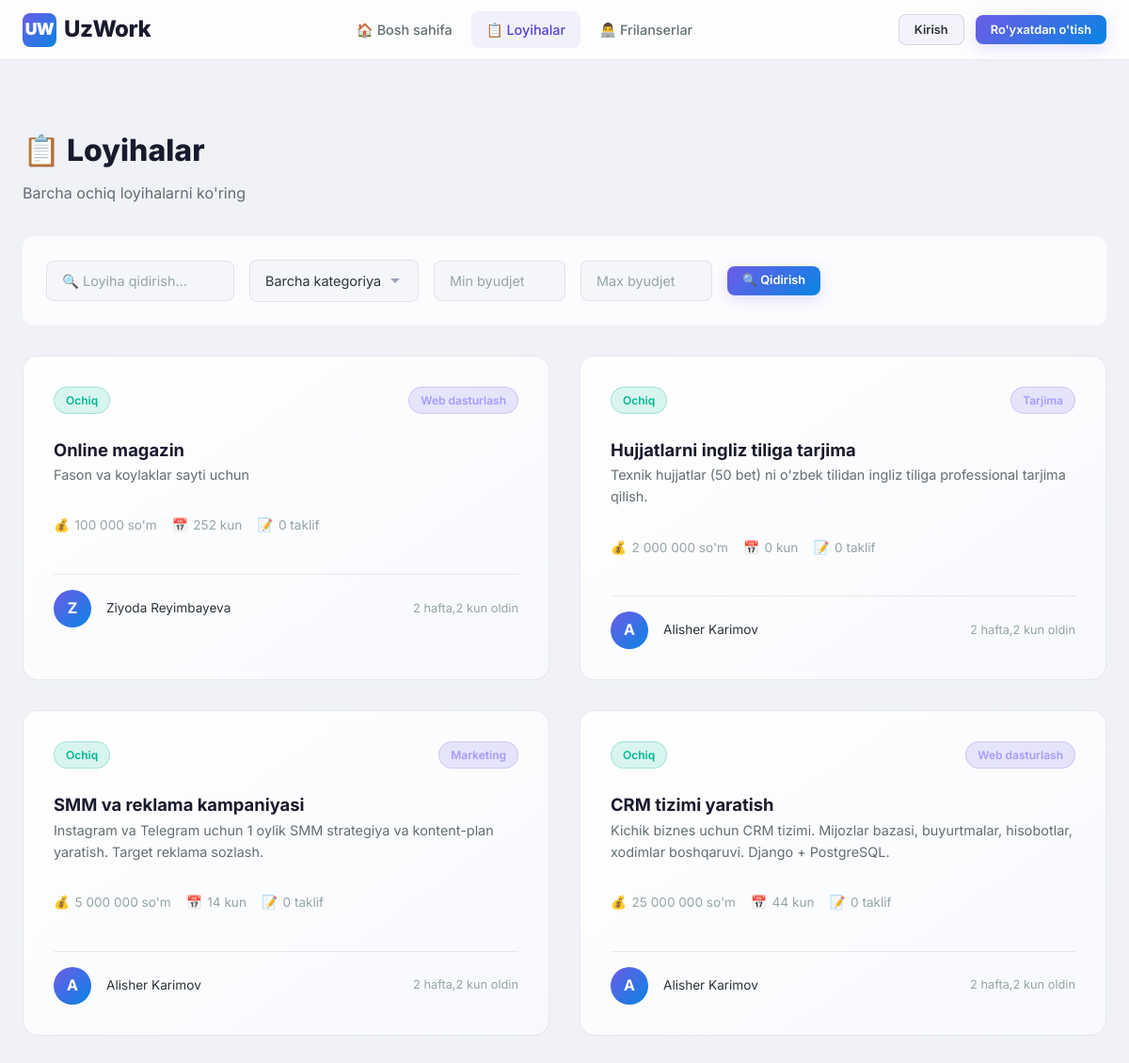
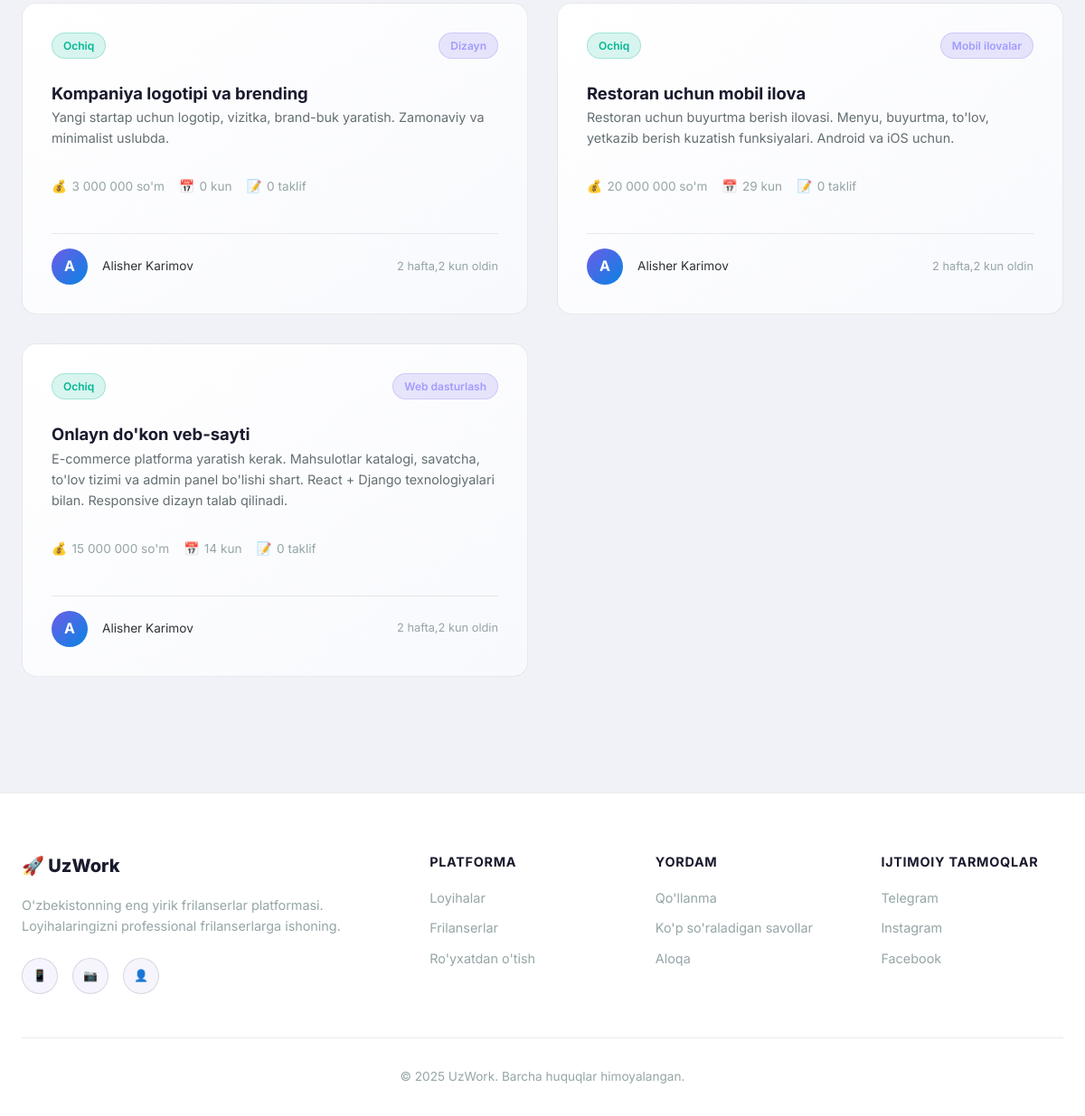
/projects/, run on the app's committed database (2 pictures, top to bottom).
### projects/models.py (models this page shows, shortened)
class Project(models.Model):
    STATUS_CHOICES = (
        ('open', 'Ochiq'),
        ('in_progress', 'Jarayonda'),
        ('completed', 'Yakunlangan'),
        ('cancelled', 'Bekor qilingan'),
    )
    title = models.CharField(max_length=200, verbose_name="Loyiha nomi")
    description = models.TextField(verbose_name="Tavsif")
    client = models.ForeignKey(
        settings.AUTH_USER_MODEL, on_delete=models.CASCADE,
        related_name='client_projects', verbose_name="Buyurtmachi"
    )
    category = models.ForeignKey(
        Category, on_delete=models.SET_NULL, null=True, blank=True,
        related_name='projects', verbose_name="Kategoriya"
    )
    budget = models.DecimalField(max_digits=12, decimal_places=0, verbose_name="Byudjet (so'm)")
    deadline = models.DateField(verbose_name="Muddat")
    status = models.CharField(max_length=20, choices=STATUS_CHOICES, default='open', verbose_name="Holat")
    assigned_freelancer = models.ForeignKey(
        settings.AUTH_USER_MODEL, on_delete=models.SET_NULL,
        null=True, blank=True, related_name='assigned_projects',
        verbose_name="Tanlangan frilanser"
    )
    created_at = models.DateTimeField(auto_now_add=True, verbose_name="Yaratilgan sana")
    updated_at = models.DateTimeField(auto_now=True, verbose_name="Yangilangan sana")
    class Meta:
        verbose_name = "Loyiha"
        verbose_name_plural = "Loyihalar"
        ordering = ['-created_at']
    @property
    def proposals_count(self):
        return self.proposals.count()
    @property
    def days_left(self):
        delta = self.deadline - timezone.now().date()
        return max(delta.days, 0)

class Category(models.Model):
    name = models.CharField(max_length=100, verbose_name="Kategoriya nomi")
    slug = models.SlugField(unique=True)
    icon = models.CharField(max_length=50, blank=True, help_text="CSS icon class")
    class Meta:
        verbose_name = "Kategoriya"
        verbose_name_plural = "Kategoriyalar"

### accounts/models.py (models this page shows, shortened)
class User(AbstractUser):
    ROLE_CHOICES = (
        ('client', 'Buyurtmachi'),
        ('freelancer', 'Frilanser'),
        ('admin', 'Administrator'),
    )
    role = models.CharField(max_length=20, choices=ROLE_CHOICES, default='client', verbose_name="Rol")
    phone = models.CharField(max_length=20, blank=True, verbose_name="Telefon raqam")
    avatar = models.ImageField(upload_to='avatars/', blank=True, null=True, verbose_name="Profil rasmi")
    bio = models.TextField(blank=True, verbose_name="O'zi haqida")
    skills = models.CharField(max_length=500, blank=True, verbose_name="Ko'nikmalar",
                              help_text="Vergul bilan ajrating: masalan, Python, Django, JavaScript")
    location = models.CharField(max_length=100, blank=True, verbose_name="Joylashuv")
    portfolio_url = models.URLField(blank=True, verbose_name="Portfolio havolasi")
    date_joined_display = models.DateTimeField(auto_now_add=True, verbose_name="Ro'yxatdan o'tgan sana")
    class Meta:
        verbose_name = "Foydalanuvchi"
        verbose_name_plural = "Foydalanuvchilar"

### projects/views.py (the view)
# urls.py: path('', views.project_list, name='project_list'),
def project_list(request):
    projects = Project.objects.filter(status='open').select_related('client', 'category')
    categories = Category.objects.all()
    query = request.GET.get('q', '')
    category_slug = request.GET.get('category', '')
    min_budget = request.GET.get('min_budget', '')
    max_budget = request.GET.get('max_budget', '')
    if query:
        projects = projects.filter(
            Q(title__icontains=query) | Q(description__icontains=query)
        )
    if category_slug:
        projects = projects.filter(category__slug=category_slug)
    if min_budget:
        projects = projects.filter(budget__gte=min_budget)
    if max_budget:
        projects = projects.filter(budget__lte=max_budget)
    context = {
        'projects': projects,
        'categories': categories,
        'query': query,
        'category_slug': category_slug,
        'min_budget': min_budget,
        'max_budget': max_budget,
    }
    return render(request, 'projects/list.html', context)

### templates/projects/list.html (shortened to what this page needs)
{% extends 'base.html' %}
{% load humanize %}
{% block content %}
<div class="page-header">
    <div class="container">
        <div class="d-flex justify-between align-center flex-wrap gap-1">
            <div>
                <h1 style="animation: fadeInUp 0.5s ease both;">📋 Loyihalar</h1>
                <p style="animation: fadeInUp 0.5s ease 0.1s both;">Barcha ochiq loyihalarni ko'ring</p>
            </div>
        </div>
    </div>
</div>
<div class="container" style="padding-bottom: var(--space-3xl);">
    <form method="get" class="filters-bar glass reveal">
        <input type="text" name="q" value="{{ query }}" class="form-input search-input" placeholder="🔍 Loyiha qidirish...">
        <select name="category" class="form-select" style="max-width:180px;">
            <option value="">Barcha kategoriyalar</option>
        </select>
        <input type="number" name="min_budget" value="{{ min_budget }}" class="form-input" style="max-width:140px;" placeholder="Min byudjet">
        <input type="number" name="max_budget" value="{{ max_budget }}" class="form-input" style="max-width:140px;" placeholder="Max byudjet">
        <button type="submit" class="btn btn-primary btn-sm">🔍 Qidirish</button>
    </form>
    {% if projects %}
    <div class="grid grid-2 stagger-children">
        {% for project in projects %}
        <a href="{% url 'project_detail' pk=project.pk %}" style="text-decoration:none; color:inherit;">
            <div class="card project-card card-glow reveal">
                <div class="card-header">
                    <span class="tag status-{{ project.status }}">{{ project.get_status_display }}</span>
                    {% if project.category %}
                    <span class="tag">{{ project.category.name }}</span>
                    {% endif %}
                </div>
                <h3 class="card-title">{{ project.title }}</h3>
                <p class="project-description">{{ project.description }}</p>
                <div class="project-meta">
                    <span class="meta-item"><span class="icon">💰</span> {{ project.budget|intcomma }} so'm</span>
                    <span class="meta-item"><span class="icon">📅</span> {{ project.days_left }} kun</span>
                    <span class="meta-item"><span class="icon">📝</span> {{ project.proposals_count }} taklif</span>
                </div>
                <div class="card-footer">
                    <div class="d-flex align-center gap-1">
                        {% if project.client.avatar %}
                            <img src="{{ project.client.avatar.url }}" class="avatar avatar-sm" alt="">
                        {% else %}
                            <div class="avatar-placeholder avatar-sm">{{ project.client.first_name|first|default:"B" }}</div>
                        {% endif %}
                        <span style="font-size:0.85rem;">{{ project.client.get_full_name|default:project.client.username }}</span>
                    </div>
                    <span style="font-size:0.8rem; color:var(--text-muted);">{{ project.created_at|timesince }} oldin</span>
                </div>
            </div>
        </a>
        {% endfor %}
    </div>
    {% endif %}
</div>
{% endblock %}

### templates/base.html (shortened to what this page needs)
{% load static %}
<!DOCTYPE html>
<html lang="uz">
<head>
    <link rel="stylesheet" href="{% static 'css/style.css' %}">
</head>
<body>
    <nav class="navbar" id="navbar">
        <div class="container">
            <a href="{% url 'home' %}" class="navbar-brand">
                <div class="logo-icon">UW</div>
                UzWork
            </a>
            <ul class="navbar-nav" id="navMenu">
                <li><a href="{% url 'home' %}" {% if request.resolver_match.url_name == 'home' %}class="active"{% endif %}>🏠 Bosh sahifa</a></li>
                <li><a href="{% url 'project_list' %}" {% if request.resolver_match.url_name == 'project_list' %}class="active"{% endif %}>📋 Loyihalar</a></li>
                <li><a href="{% url 'freelancers' %}" {% if request.resolver_match.url_name == 'freelancers' %}class="active"{% endif %}>👨‍💻 Frilanserlar</a></li>
            </ul>
            <div class="navbar-actions">
                {% if user.is_authenticated %}
                    <a href="{% url 'inbox' %}" class="btn btn-secondary btn-sm nav-badge" title="Xabarlar">
                        ✉️ Xabarlar
                        <span class="badge" id="msgBadge" style="display:none;"></span>
                    </a>
                    {% if user.is_admin_user %}
                    <a href="{% url 'admin_dashboard' %}" class="btn btn-secondary btn-sm">⚙️ Admin</a>
                    {% endif %}
                    <a href="{% url 'profile' username=user.username %}" class="d-flex align-center gap-1" style="color: var(--text-primary);">
                        {% if user.avatar %}
                            <img src="{{ user.avatar.url }}" class="avatar avatar-sm" alt="{{ user.username }}">
                        {% else %}
                            <div class="avatar-placeholder avatar-sm">{{ user.first_name|first|default:user.username|first }}</div>
                        {% endif %}
                        <span style="font-weight:600; font-size:0.85rem;">{{ user.first_name|default:user.username }}</span>
                    </a>
                    <a href="{% url 'logout' %}" class="btn btn-secondary btn-sm">Chiqish</a>
                {% else %}
                    <a href="{% url 'login' %}" class="btn btn-secondary btn-sm">Kirish</a>
                    <a href="{% url 'register' %}" class="btn btn-primary btn-sm">Ro'yxatdan o'tish</a>
                {% endif %}
            </div>
        </div>
    </nav>
    <main>
        {% block content %}{% endblock %}
    </main>
    <footer class="footer">
        <div class="container">
            <div class="footer-grid">
                <div>
                    <div class="footer-brand">🚀 UzWork</div>
                    <p class="footer-desc">
                        O'zbekistonning eng yirik frilanserlar platformasi.
                        Loyihalaringizni professional frilanserlarga ishoning.
                    </p>
                    <div style="display:flex; gap:var(--space-md); margin-top:var(--space-lg);">
                        <a href="#" class="btn btn-secondary btn-sm" style="border-radius:50%; width:40px; height:40px; padding:0;">📱</a>
                        <a href="#" class="btn btn-secondary btn-sm" style="border-radius:50%; width:40px; height:40px; padding:0;">📷</a>
                        <a href="#" class="btn btn-secondary btn-sm" style="border-radius:50%; width:40px; height:40px; padding:0;">👤</a>
                    </div>
                </div>
                <div>
                    <h4>Platforma</h4>
                    <ul class="footer-links">
                        <li><a href="{% url 'project_list' %}">Loyihalar</a></li>
                        <li><a href="{% url 'freelancers' %}">Frilanserlar</a></li>
                        <li><a href="{% url 'register' %}">Ro'yxatdan o'tish</a></li>
                    </ul>
                </div>
                <div>
                    <h4>Yordam</h4>
                    <ul class="footer-links">
                        <li><a href="#">Qo'llanma</a></li>
                        <li><a href="#">Ko'p so'raladigan savollar</a></li>
                        <li><a href="#">Aloqa</a></li>
                    </ul>
                </div>
                <div>
                    <h4>Ijtimoiy tarmoqlar</h4>
                    <ul class="footer-links">
                        <li><a href="#">Telegram</a></li>
                        <li><a href="#">Instagram</a></li>
                        <li><a href="#">Facebook</a></li>
                    </ul>
                </div>
            </div>
            <div class="footer-bottom">
                <p>© 2025 UzWork. Barcha huquqlar himoyalangan.</p>
            </div>
        </div>
    </footer>
</body>
</html>

### data on the page
Project: status "Ochiq", category.name "Web dasturlash", title "Online magazin", description "Fason va koylaklar sayti uchun", budget "100 000", days_left "252", proposals_count "0", client.first_name|first "Z", client.get_full_name "Ziyoda Reyimbayeva", created_at "2 hafta,2 kun"
Project: status "Ochiq", category.name "Tarjima", title "Hujjatlarni ingliz tiliga tarjima", description "Texnik hujjatlar (50 bet) ni o'zbek tilidan ingliz tiliga professional tarjima qilish.", budget "2 000 000", days_left "0", proposals_count "0", client.first_name|first "A", client.get_full_name "Alisher Karimov", created_at "2 hafta,2 kun"
Project: status "Ochiq", category.name "Marketing", title "SMM va reklama kampaniyasi", description "Instagram va Telegram uchun 1 oylik SMM strategiya va kontent-plan yaratish. Target reklama sozlash.", budget "5 000 000", days_left "14", proposals_count "0", client.first_name|first "A", client.get_full_name "Alisher Karimov", created_at "2 hafta,2 kun"
Project: status "Ochiq", category.name "Web dasturlash", title "CRM tizimi yaratish", description "Kichik biznes uchun CRM tizimi. Mijozlar bazasi, buyurtmalar, hisobotlar, xodimlar boshqaruvi. Django + PostgreSQL.", budget "25 000 000", days_left "44", proposals_count "0", client.first_name|first "A", client.get_full_name "Alisher Karimov", created_at "2 hafta,2 kun"
Project: status "Ochiq", category.name "Dizayn", title "Kompaniya logotipi va brending", description "Yangi startap uchun logotip, vizitka, brand-buk yaratish. Zamonaviy va minimalist uslubda.", budget "3 000 000", days_left "0", proposals_count "0", client.first_name|first "A", client.get_full_name "Alisher Karimov", created_at "2 hafta,2 kun"
Project: status "Ochiq", category.name "Mobil ilovalar", title "Restoran uchun mobil ilova", description "Restoran uchun buyurtma berish ilovasi. Menyu, buyurtma, to'lov, yetkazib berish kuzatish funksiyalari. Android va iOS uchun.", budget "20 000 000", days_left "29", proposals_count "0", client.first_name|first "A", client.get_full_name "Alisher Karimov", created_at "2 hafta,2 kun"
Project: status "Ochiq", category.name "Web dasturlash", title "Onlayn do'kon veb-sayti", description "E-commerce platforma yaratish kerak. Mahsulotlar katalogi, savatcha, to'lov tizimi va admin panel bo'lishi shart. React + Django texnologiyalari bilan. Responsive dizayn talab qilinadi.", budget "15 000 000", days_left "14", proposals_count "0", client.first_name|first "A", client.get_full_name "Alisher Karimov", created_at "2 hafta,2 kun"
